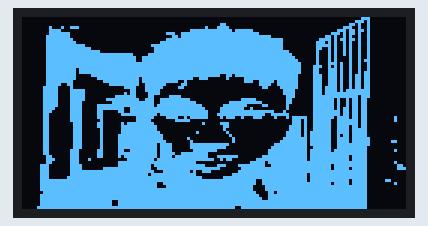
Recording of a program running on a simulated ESP32. Shown: 128×64 one-colour display.

Above: at 1.1 s.

The program:

main.cpp
```cpp
#include <Arduino.h>
#include <SPI.h>
#include <Adafruit_GFX.h>
#include <Adafruit_SSD1306.h>
#include "bmp.h"

#define SCREEN_WIDTH 128
#define SCREEN_HEIGHT 64

Adafruit_SSD1306 OLED(SCREEN_WIDTH, SCREEN_HEIGHT, &Wire, -1); // 使用 I2C 接口

void setup() {
    Serial.begin(115200);
    Wire.begin(26,25); // SDA, SCL 引脚
    OLED.begin(SSD1306_SWITCHCAPVCC, 0x3C); // I2C 地址为 0x3C
    OLED.clearDisplay();
    OLED.setCursor(1,1);// 设置光标位置
    OLED.setTextSize(1); // 设置字体大小
    OLED.setTextColor(SSD1306_WHITE); // 设置字体颜色
    delay(1000); // 延时 1 秒
    OLED.drawBitmap(0, 0, BMP_1, 128, 64, SSD1306_WHITE); // 显示图片
    OLED.display(); // 刷新显示
    randomSeed(analogRead(0)); // 初始化随机数种子
}

void loop() {

    // 在这里添加你的代码
    /*delay(1000); // 延时 1 秒
      while(1){
      int randomNumber1 = random(0, 128); // 生成 0 到 99 的随机数
      int randomNumber2 = random(0, 64); // 生成 0 到 99 的随机数
         OLED.setCursor(randomNumber1,randomNumber2); // 设置光标位置
      int i=random(1, 4); // 生成 1 到 3 的随机数
         OLED.setTextSize(i); // 设置字体大小
         OLED.setTextColor(SSD1306_WHITE); // 设置字体颜色
         OLED.println("I LOVE YOU!"); // 显示文本
         OLED.display(); // 刷新显示
          delay(500); // 延时 500 毫秒
         OLED.clearDisplay(); // 清除显示
        }*/


}
```

Source omitted: bmp.h (data table, 5520 bytes)
